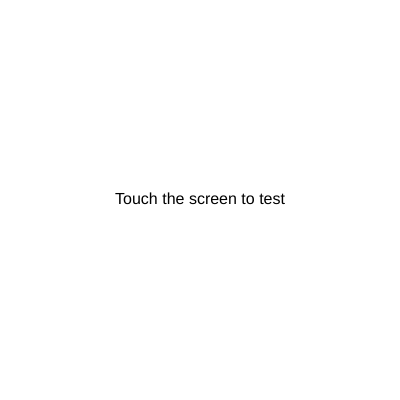
Frame 1 (no input)
Frame 60 (no input): identical to frame 1, image omitted
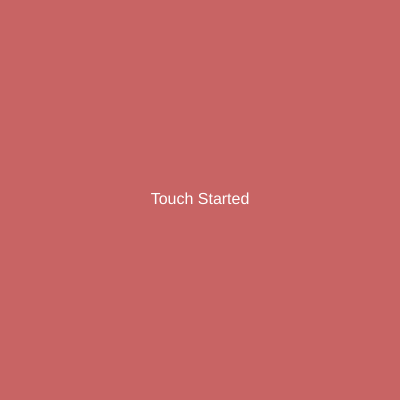
Frame 120 (the mouse pressed at the canvas centre since frame 60)

The p5.js sketch that drew these frames (run headless with seeded random() and noise() and a simulated clock; from frame 60 on, the mouse is pressed at the canvas centre):

// p5.js sketch
// ── sketch.js
function setup() {
  createCanvas(400, 400);
  background(255);
  textSize(16);
  textAlign(CENTER, CENTER);
  fill(0);
  text("Touch the screen to test", width / 2, height / 2);
}

function draw() {
  // We’re not doing anything in draw, this is just for touch testing
}

function touchStarted() {
  background(200, 100, 100);
  fill(255);
  text("Touch Started", width / 2, height / 2);
  return false; // Prevents any default behavior
}

function touchMoved() {
  background(100, 200, 100);
  fill(255);
  text("Touch Moved", width / 2, height / 2);
  return false;
}

function touchEnded() {
  background(100, 100, 200);
  fill(255);
  text("Touch Ended", width / 2, height / 2);
  return false;
}
